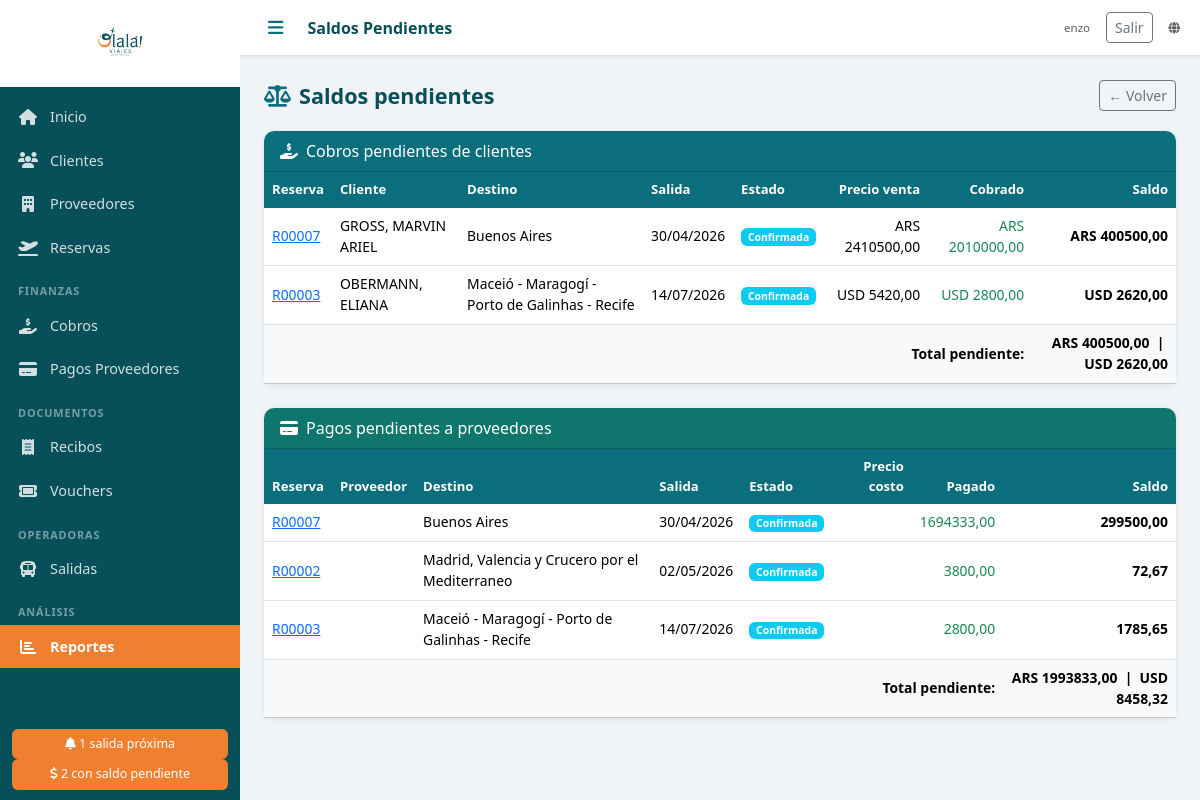
Screenshot of /reportes/saldos/ (signed in) with the database file from the repository.
### agencia/models.py (models this page shows, shortened)
class Reserva(models.Model):
    ESTADOS = [
        ('PENDIENTE', 'Pendiente'),
        ('CONFIRMADA', 'Confirmada'),
        ('EN_CURSO', 'En curso'),
        ('COMPLETADA', 'Completada'),
        ('CANCELADA', 'Cancelada'),
    ]
    numero = models.CharField('Nro. Reserva', max_length=20, unique=True, blank=True)
    cliente = models.ForeignKey(Cliente, on_delete=models.PROTECT, verbose_name='Cliente titular', related_name='reservas')
    descripcion = models.TextField('Descripción / Observaciones', blank=True)
    destino = models.CharField('Destino', max_length=200)
    fecha_salida = models.DateField('Fecha de salida')
    fecha_regreso = models.DateField('Fecha de regreso', null=True, blank=True)
    pasajeros_adicionales = models.ManyToManyField(
        Cliente, related_name='reservas_como_pasajero',
        blank=True, verbose_name='Pasajeros adicionales'
    )
    precio_venta = models.DecimalField('Precio de venta', max_digits=12, decimal_places=2, default=0)
    moneda_venta = models.CharField('Moneda venta', max_length=3, choices=MONEDAS, default='ARS')
    comision_porcentaje = models.DecimalField('Comisión (%)', max_digits=5, decimal_places=2, default=0)
    estado = models.CharField('Estado', max_length=20, choices=ESTADOS, default='PENDIENTE')
    notas = models.TextField('Notas internas', blank=True)
    created_at = models.DateTimeField(auto_now_add=True)
    updated_at = models.DateTimeField(auto_now=True)
    class Meta:
        verbose_name = 'Reserva'
        verbose_name_plural = 'Reservas'
        ordering = ['fecha_salida']
    @property
    def costo_total_por_moneda(self):
        totales = {}
        for s in self.servicios.all():
            totales[s.moneda_costo] = totales.get(s.moneda_costo, Decimal('0')) + s.precio_costo
        return totales
    @property
    def precio_costo_total(self):
        return sum((s.precio_costo for s in self.servicios.all()), Decimal('0'))
    @property
    def total_cobrado(self):
        return sum(c.monto for c in self.cobros.all())
    @property
    def saldo_pendiente_cliente(self):
        return self.precio_venta - self.total_cobrado
    @property
    def total_pagado_proveedor(self):
        return sum(p.monto for p in self.pagos_proveedor.all())
    @property
    def saldo_pendiente_proveedor(self):
        return self.precio_costo_total - self.total_pagado_proveedor

class Cliente(models.Model):
    TIPOS_DOC = [
        ('DNI', 'DNI'),
        ('PASAPORTE', 'Pasaporte'),
        ('LC', 'L.C.'),
        ('LE', 'L.E.'),
        ('CUIT', 'CUIT'),
    ]
    nombre = models.CharField('Nombre', max_length=100)
    apellido = models.CharField('Apellido', max_length=100)
    tipo_doc = models.CharField('Tipo de documento', max_length=20, choices=TIPOS_DOC, default='DNI')
    nro_doc = models.CharField('Nro. de documento', max_length=50, blank=True)
    email = models.EmailField('Email', blank=True)
    telefono = models.CharField('Teléfono', max_length=50, blank=True)
    direccion = models.CharField('Dirección', max_length=300, blank=True)
    fecha_nacimiento = models.DateField('Fecha de nacimiento', null=True, blank=True)
    notas = models.TextField('Notas', blank=True)
    foto_dni = models.FileField('Foto DNI', upload_to='dni/', blank=True, null=True)
    activo = models.BooleanField('Activo', default=True)
    created_at = models.DateTimeField(auto_now_add=True)
    updated_at = models.DateTimeField(auto_now=True)
    class Meta:
        verbose_name = 'Cliente'
        verbose_name_plural = 'Clientes'
        ordering = ['apellido', 'nombre']
    def __str__(self):
        return f"{self.apellido}, {self.nombre}"

class Cobro(models.Model):
    reserva = models.ForeignKey(Reserva, on_delete=models.PROTECT, related_name='cobros', verbose_name='Reserva')
    fecha = models.DateField('Fecha')
    monto = models.DecimalField('Monto', max_digits=12, decimal_places=2)
    moneda = models.CharField('Moneda', max_length=3, choices=MONEDAS, default='ARS')
    forma_pago = models.CharField('Forma de pago', max_length=20, choices=FORMAS_PAGO)
    referencia = models.CharField('Referencia / Nro. comprobante', max_length=200, blank=True)
    notas = models.TextField('Notas', blank=True)
    created_at = models.DateTimeField(auto_now_add=True)
    class Meta:
        verbose_name = 'Cobro'
        verbose_name_plural = 'Cobros'
        ordering = ['-fecha']

class PagoProveedor(models.Model):
    reserva = models.ForeignKey(Reserva, on_delete=models.PROTECT, related_name='pagos_proveedor', verbose_name='Reserva')
    fecha = models.DateField('Fecha')
    monto = models.DecimalField('Monto', max_digits=12, decimal_places=2)
    moneda = models.CharField('Moneda', max_length=3, choices=MONEDAS, default='ARS')
    forma_pago = models.CharField('Forma de pago', max_length=20, choices=FORMAS_PAGO)
    referencia = models.CharField('Referencia / Nro. comprobante', max_length=200, blank=True)
    notas = models.TextField('Notas', blank=True)
    comprobante = models.FileField('Comprobante', upload_to='comprobantes/', blank=True, null=True)
    created_at = models.DateTimeField(auto_now_add=True)
    class Meta:
        verbose_name = 'Pago a Proveedor'
        verbose_name_plural = 'Pagos a Proveedores'
        ordering = ['-fecha']

class ServicioReserva(models.Model):
    reserva = models.ForeignKey(Reserva, on_delete=models.CASCADE, related_name='servicios', verbose_name='Reserva')
    proveedor = models.ForeignKey(Proveedor, on_delete=models.PROTECT, verbose_name='Proveedor')
    tipo_servicio = models.CharField('Tipo', max_length=20, choices=TIPOS_SERVICIO, default='PAQUETE')
    descripcion = models.CharField('Descripción del servicio', max_length=500, blank=True)
    precio_costo = models.DecimalField('Costo', max_digits=12, decimal_places=2, default=0)
    moneda_costo = models.CharField('Moneda', max_length=3, choices=MONEDAS, default='ARS')
    nro_reserva_proveedor = models.CharField('Nro. reserva proveedor', max_length=100, blank=True)
    class Meta:
        verbose_name = 'Servicio'
        verbose_name_plural = 'Servicios'

### agencia/views.py (the view)
# urls.py: path('reportes/saldos/', login_required(views.reporte_saldos), name='reporte_saldos'),
def reporte_saldos(request):
    reservas = list(_reservas_activas_qs())
    con_saldo_cliente = [r for r in reservas if r.saldo_pendiente_cliente > 0]
    con_saldo_proveedor = [r for r in reservas if r.saldo_pendiente_proveedor > 0]
    totales_cliente = {}
    for r in con_saldo_cliente:
        moneda = r.moneda_venta
        totales_cliente[moneda] = totales_cliente.get(moneda, Decimal('0')) + r.saldo_pendiente_cliente
    totales_proveedor = {}
    for r in con_saldo_proveedor:
        for moneda, costo in r.costo_total_por_moneda.items():
            totales_proveedor[moneda] = totales_proveedor.get(moneda, Decimal('0')) + costo
    return render(request, 'reportes/saldos.html', {
        'con_saldo_cliente': con_saldo_cliente,
        'con_saldo_proveedor': con_saldo_proveedor,
        'totales_cliente': totales_cliente,
        'totales_proveedor': totales_proveedor,
        'simbolos': SIMBOLOS_MONEDA,
    })

### templates/reportes/saldos.html (shortened to what this page needs)
{% extends 'base.html' %}
{% block topbar_title %}Saldos Pendientes{% endblock %}
{% block content %}
<div class="page-header">
  <h2><i class="fas fa-balance-scale me-2 text-teal"></i>Saldos pendientes</h2>
  <a href="{% url 'reportes' %}" class="btn btn-outline-secondary btn-sm">← Volver</a>
</div>
<div class="card mb-4">
  <div class="card-header bg-teal text-white"><i class="fas fa-hand-holding-dollar me-2"></i>Cobros pendientes de clientes</div>
  <div class="table-responsive">
    <table class="table table-hover mb-0">
      <thead><tr><th>Reserva</th><th>Cliente</th><th>Destino</th><th>Salida</th><th>Estado</th><th class="text-end">Precio venta</th><th class="text-end">Cobrado</th><th class="text-end">Saldo</th></tr></thead>
      <tbody>
        {% for r in con_saldo_cliente %}
        <tr>
          <td><a href="{% url 'reserva_detalle' r.pk %}">{{ r.numero }}</a></td>
          <td>{{ r.cliente }}</td>
          <td>{{ r.destino }}</td>
          <td>{{ r.fecha_salida|date:"d/m/Y" }}</td>
          <td><span class="badge badge-{{ r.estado }}">{{ r.get_estado_display }}</span></td>
          <td class="text-end">{{ r.moneda_venta }} {{ r.precio_venta|floatformat:2 }}</td>
          <td class="text-end text-success">{{ r.moneda_venta }} {{ r.total_cobrado|floatformat:2 }}</td>
          <td class="text-end saldo-pendiente">{{ r.moneda_venta }} {{ r.saldo_pendiente_cliente|floatformat:2 }}</td>
        </tr>
        {% empty %}
        <tr><td colspan="8" class="text-center text-muted py-3">Sin saldos pendientes de clientes.</td></tr>
        {% endfor %}
      </tbody>
      {% if totales_cliente %}
      <tfoot class="table-light fw-bold">
        <tr>
          <td colspan="7" class="text-end">Total pendiente:</td>
          <td class="text-end saldo-pendiente">
            {% for moneda, total in totales_cliente.items %}
              {{ moneda }} {{ total|floatformat:2 }}{% if not forloop.last %} &nbsp;|&nbsp; {% endif %}
            {% endfor %}
          </td>
        </tr>
      </tfoot>
      {% endif %}
    </table>
  </div>
</div>
<div class="card">
  <div class="card-header text-white" style="background:#0f766e"><i class="fas fa-credit-card me-2"></i>Pagos pendientes a proveedores</div>
  <div class="table-responsive">
    <table class="table table-hover mb-0">
      <thead><tr><th>Reserva</th><th>Proveedor</th><th>Destino</th><th>Salida</th><th>Estado</th><th class="text-end">Precio costo</th><th class="text-end">Pagado</th><th class="text-end">Saldo</th></tr></thead>
      <tbody>
        {% for r in con_saldo_proveedor %}
        <tr>
          <td><a href="{% url 'reserva_detalle' r.pk %}">{{ r.numero }}</a></td>
          <td>{{ r.proveedor }}</td>
          <td>{{ r.destino }}</td>
          <td>{{ r.fecha_salida|date:"d/m/Y" }}</td>
          <td><span class="badge badge-{{ r.estado }}">{{ r.get_estado_display }}</span></td>
          <td class="text-end">{{ r.moneda_costo }} {{ r.precio_costo|floatformat:2 }}</td>
          <td class="text-end text-success">{{ r.moneda_costo }} {{ r.total_pagado_proveedor|floatformat:2 }}</td>
          <td class="text-end saldo-pendiente">{{ r.moneda_costo }} {{ r.saldo_pendiente_proveedor|floatformat:2 }}</td>
        </tr>
        {% empty %}
        <tr><td colspan="8" class="text-center text-muted py-3">Sin pagos pendientes a proveedores.</td></tr>
        {% endfor %}
      </tbody>
      {% if totales_proveedor %}
      <tfoot class="table-light fw-bold">
        <tr>
          <td colspan="7" class="text-end">Total pendiente:</td>
          <td class="text-end saldo-pendiente">
            {% for moneda, total in totales_proveedor.items %}
              {{ moneda }} {{ total|floatformat:2 }}{% if not forloop.last %} &nbsp;|&nbsp; {% endif %}
            {% endfor %}
          </td>
        </tr>
      </tfoot>
      {% endif %}
    </table>
  </div>
</div>
{% endblock %}

### templates/base.html (shortened to what this page needs)
<!DOCTYPE html>
<html lang="es">
<head>
  {% load static %}
  <link rel="stylesheet" href="https://cdn.jsdelivr.net/npm/bootstrap@5.3.2/dist/css/bootstrap.min.css">
  <link rel="stylesheet" href="https://cdnjs.cloudflare.com/ajax/libs/font-awesome/6.5.0/css/all.min.css">
  <link rel="stylesheet" href="{% static 'css/olala.css' %}">
</head>
<body>
<div class="sidebar" id="sidebar">
  <div class="sidebar-logo">
    <img src="{% static 'img/logo.png' %}" alt="Olalá Viajes" class="logo-img">
  </div>
  <nav class="sidebar-nav">
    <a href="{% url 'dashboard' %}" class="nav-item {% if request.resolver_match.url_name == 'dashboard' %}active{% endif %}">
      <i class="fas fa-home"></i><span>Inicio</span>
    </a>
    <a href="{% url 'clientes_lista' %}" class="nav-item {% if 'cliente' in request.resolver_match.url_name %}active{% endif %}">
      <i class="fas fa-users"></i><span>Clientes</span>
    </a>
    <a href="{% url 'proveedores_lista' %}" class="nav-item {% if 'proveedor' in request.resolver_match.url_name %}active{% endif %}">
      <i class="fas fa-building"></i><span>Proveedores</span>
    </a>
    <a href="{% url 'reservas_lista' %}" class="nav-item {% if 'reserva' in request.resolver_match.url_name %}active{% endif %}">
      <i class="fas fa-plane-departure"></i><span>Reservas</span>
    </a>
    <div class="nav-section">Finanzas</div>
    <a href="{% url 'cobros_lista' %}" class="nav-item {% if 'cobro' in request.resolver_match.url_name %}active{% endif %}">
      <i class="fas fa-hand-holding-dollar"></i><span>Cobros</span>
    </a>
    <a href="{% url 'pagos_proveedor_lista' %}" class="nav-item {% if 'pago_proveedor' in request.resolver_match.url_name %}active{% endif %}">
      <i class="fas fa-credit-card"></i><span>Pagos Proveedores</span>
    </a>
    <div class="nav-section">Documentos</div>
    <a href="{% url 'recibos_lista' %}" class="nav-item {% if 'recibo' in request.resolver_match.url_name %}active{% endif %}">
      <i class="fas fa-receipt"></i><span>Recibos</span>
    </a>
    <a href="{% url 'vouchers_lista' %}" class="nav-item {% if 'voucher' in request.resolver_match.url_name %}active{% endif %}">
      <i class="fas fa-ticket"></i><span>Vouchers</span>
    </a>
    <div class="nav-section">Operadoras</div>
    <a href="{% url 'salidas_lista' %}" class="nav-item {% if 'salida' in request.resolver_match.url_name %}active{% endif %}">
      <i class="fas fa-bus"></i><span>Salidas</span>
    </a>
    <div class="nav-section">Análisis</div>
    <a href="{% url 'reportes' %}" class="nav-item {% if 'reporte' in request.resolver_match.url_name %}active{% endif %}">
      <i class="fas fa-chart-bar"></i><span>Reportes</span>
    </a>
  </nav>
  {% if alertas_salidas > 0 or alertas_saldos > 0 %}
  <div class="sidebar-alerts">
    {% if alertas_salidas > 0 %}
    <a href="{% url 'dashboard' %}" class="alert-badge">
      <i class="fas fa-bell"></i> {{ alertas_salidas }} salida{% if alertas_salidas != 1 %}s{% endif %} próxima{% if alertas_salidas != 1 %}s{% endif %}
    </a>
    {% endif %}
    {% if alertas_saldos > 0 %}
    <a href="{% url 'reporte_saldos' %}" class="alert-badge">
      <i class="fas fa-dollar-sign"></i> {{ alertas_saldos }} con saldo pendiente
    </a>
    {% endif %}
  </div>
  {% endif %}
</div>
<div class="main-content">
  <div class="topbar">
    <button class="btn-menu" onclick="toggleSidebar()"><i class="fas fa-bars"></i></button>
    <div class="topbar-title">{% block topbar_title %}{% endblock %}</div>
    <div class="topbar-right d-flex align-items-center gap-3">
      {% if user.is_authenticated %}
      <span class="text-muted small">{{ user.get_username }}</span>
      <form method="post" action="{% url 'logout' %}" class="d-inline mb-0">
        <button type="submit" class="btn btn-sm btn-outline-secondary">Salir</button>
      </form>
      {% endif %}
      <a href="{% url 'web_publica' %}" class="text-muted small" target="_blank" title="Catálogo público"><i class="fas fa-globe"></i></a>
    </div>
  </div>
  <div class="content-area">
    {% block content %}{% endblock %}
  </div>
</div>
</body>
</html>

### rows the page displays
Reserva: numero "R00007", cliente "GROSS, MARVIN ARIEL", destino "Buenos Aires", fecha_salida "30/04/2026", estado "Confirmada", moneda_venta "ARS", precio_venta "2410500,00", total_cobrado "2010000,00", saldo_pendiente_cliente "400500,00", totales_cliente "ARS", total_pagado_proveedor "1694333,00", saldo_pendiente_proveedor "299500,00"
Reserva: numero "R00003", cliente "OBERMANN, ELIANA", destino "Maceió - Maragogí - Porto de Galinhas - Recife", fecha_salida "14/07/2026", estado "Confirmada", moneda_venta "USD", precio_venta "5420,00", total_cobrado "2800,00", saldo_pendiente_cliente "2620,00", totales_cliente "USD", total_pagado_proveedor "2800,00", saldo_pendiente_proveedor "1785,65"
Reserva: numero "R00002", destino "Madrid, Valencia y Crucero por el Mediterraneo", fecha_salida "02/05/2026", estado "Confirmada", total_pagado_proveedor "3800,00", saldo_pendiente_proveedor "72,67"
ServicioReserva: totales_proveedor "ARS"
ServicioReserva: totales_proveedor "USD"

### other values shown
{{ alertas_salidas }} "1"
{{ alertas_saldos }} "2"
{{ user.get_username }} "enzo"
{{ total|floatformat:2 }} "400500,00" "2620,00"
{{ total|floatformat:2 }} "1993833,00" "8458,32"
